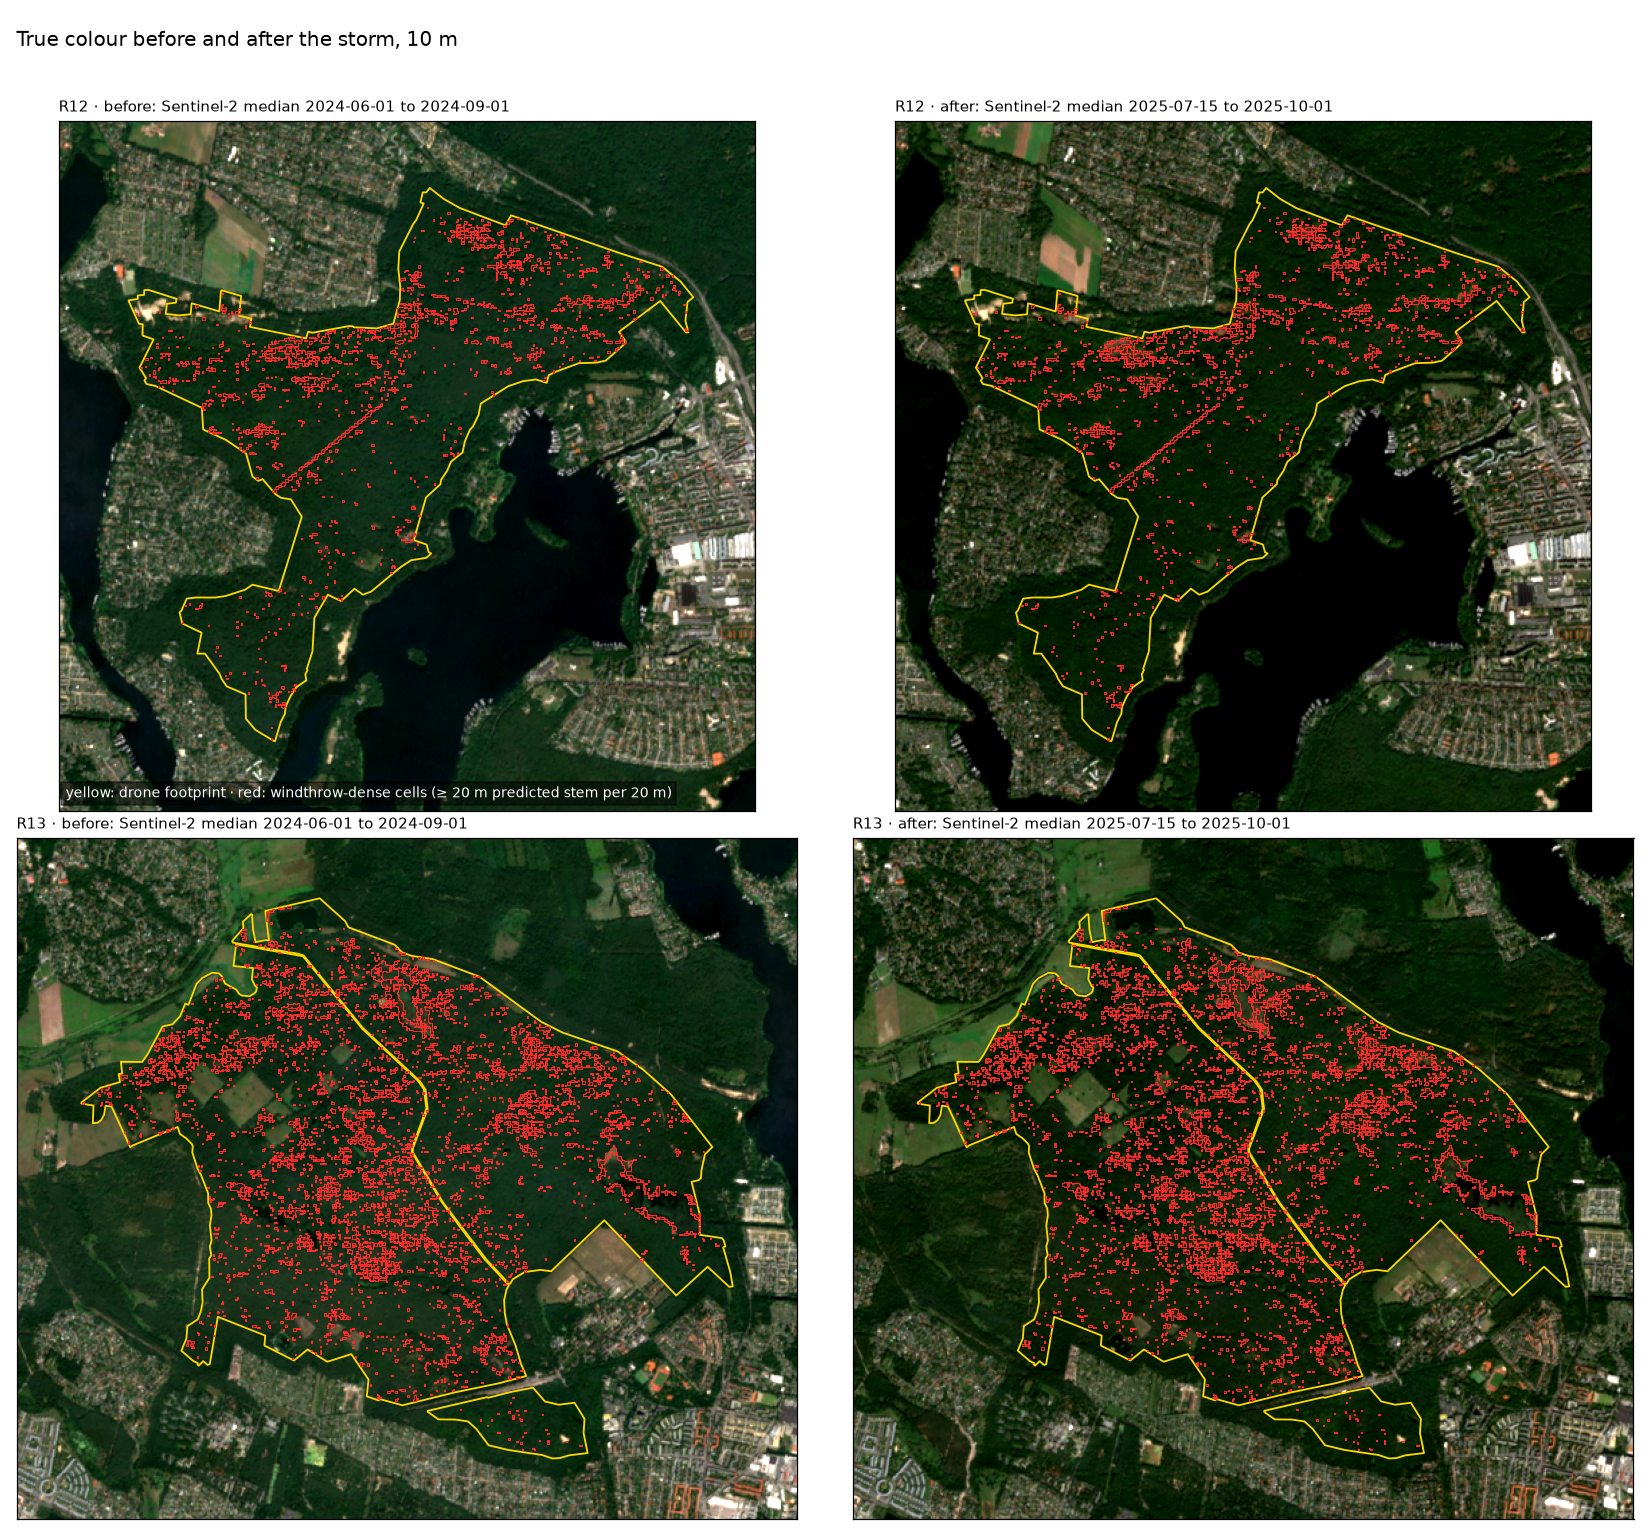

Python code for this plot:
"""Sentinel-2 true colour before and after the 2025 storm, windthrow-dense cells outlined.
    python docs/experiments/windthrow/truecolour_before_after.py <out png>
"""
import glob, io, os, sys, urllib.request, zipfile
import numpy as np, rasterio, geopandas as gpd
from rasterio.features import shapes
from shapely.geometry import shape
import matplotlib; matplotlib.use("Agg"); import matplotlib.pyplot as plt
sys.path.insert(0, os.path.dirname(os.path.abspath(__file__)))
OUT = sys.argv[1]; CACHE = "out/truecolour"; os.makedirs(CACHE, exist_ok=True)
FRAMES = {"R12": [13.2162, 52.5680, 13.2862, 52.6102], "R13": [13.1330, 52.5582, 13.2168, 52.6024]}
WINDOWS = {"before": ("2024-06-01", "2024-09-01"), "after": ("2025-07-15", "2025-10-01")}
FP = {"R12": "docs/aoi/r12/r12_footprint.geojson", "R13": "docs/aoi/r13/r13_footprint.geojson"}

def fetch(site, key):
    path = f"{CACHE}/{site}_{key}.tif"
    if os.path.exists(path): return path
    import ee
    from gee_animation import auth
    auth.init("hnee-331218"); ee.data.setDeadline(120_000)
    region = ee.Geometry.Rectangle(FRAMES[site]); s, e = WINDOWS[key]
    def mask(img):
        scl = img.select("SCL"); ok = scl.neq(3).And(scl.neq(8)).And(scl.neq(9)).And(scl.neq(10)).And(scl.neq(11))
        return img.updateMask(ok)
    coll = (ee.ImageCollection("COPERNICUS/S2_SR_HARMONIZED").filterBounds(region).filterDate(s, e)
            .filter(ee.Filter.lt("CLOUDY_PIXEL_PERCENTAGE", 60)).map(mask).select(["B4", "B3", "B2"]))
    img = coll.median().unmask(0).toFloat()
    url = img.getDownloadURL({"region": region, "crs": "EPSG:32633", "scale": 10, "format": "GEO_TIFF"})
    open(path, "wb").write(urllib.request.urlopen(url, timeout=300).read()); print("fetched", path, flush=True); return path

def stretch(a, lo=200, hi=2200):
    return np.clip((a - lo) / (hi - lo), 0, 1) ** 0.8

def wt_polys(site, tmpl_path):
    os.environ["WT_SITE"] = site; sys.modules.pop("windthrow_vs_delta", None)
    from windthrow_vs_delta import stem_density, WT_MIN_M
    with rasterio.open(tmpl_path) as t:
        dens, _ = stem_density(t)                # 10 m template: 20 m threshold scales to 5 m per 10 m cell
        wt = (dens >= WT_MIN_M / 4).astype("uint8")
        geoms = [shape(g) for g, v in shapes(wt, mask=wt.astype(bool), transform=t.transform)]
    return gpd.GeoSeries(geoms, crs=t.crs)

fig, axes = plt.subplots(2, 2, figsize=(15, 14), facecolor="white")
for i, site in enumerate(FRAMES):
    paths = {k: fetch(site, k) for k in WINDOWS}
    with rasterio.open(paths["before"]) as t:
        fp = gpd.read_file(FP[site]).to_crs(t.crs); bb = t.bounds; ext = (bb.left, bb.right, bb.bottom, bb.top)
    polys = wt_polys(site, paths["before"])
    for j, key in enumerate(WINDOWS):
        with rasterio.open(paths[key]) as ds: rgb = np.dstack([stretch(ds.read(b).astype("float32")) for b in (1, 2, 3)])
        ax = axes[i, j]; ax.imshow(rgb, extent=ext); fp.boundary.plot(ax=ax, color="#ffd700", lw=1.2)
        polys.boundary.plot(ax=ax, color="#ff2a2a", lw=0.7)
        ax.set_title(f"{site} · {key}: Sentinel-2 median {WINDOWS[key][0]} to {WINDOWS[key][1]}", loc="left", fontsize=10)
        ax.set_xticks([]); ax.set_yticks([])
axes[0, 0].text(0.01, 0.02, "yellow: drone footprint · red: windthrow-dense cells (≥ 20 m predicted stem per 20 m)", transform=axes[0, 0].transAxes,
                fontsize=9, color="white", bbox=dict(facecolor="black", alpha=0.5, pad=3))
fig.suptitle("True colour before and after the storm, 10 m", x=0.01, ha="left", fontsize=13)
fig.tight_layout(rect=(0, 0, 1, 0.97)); fig.savefig(OUT, dpi=110); print("wrote", OUT)
